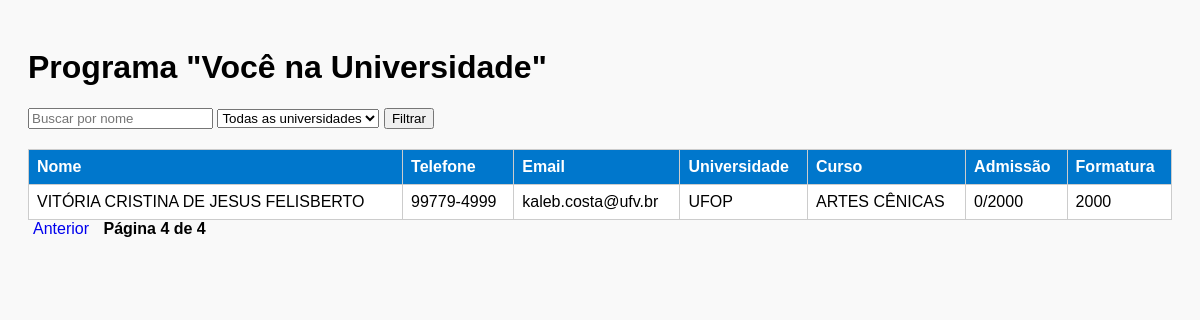
Page /alunos/?page=4&busca=&universidade= on the committed database.
### alunos/models.py (models this page shows, shortened)
class Aluno(models.Model):
    nome = models.CharField(max_length=100)
    telefone = models.CharField(max_length=20)
    cpf = models.CharField(max_length=14, unique=True)
    email = models.EmailField()
    universidade = models.CharField(max_length=100)
    curso = models.CharField(max_length=50)
    mes_admissao = models.CharField(max_length=2, choices=MESES, blank=True, null=True)
    ano_admissao = models.IntegerField(blank=True, null=True)
    mes_formatura = models.CharField(max_length=2, choices=MESES, blank=True, null=True)
    ano_formatura = models.IntegerField(blank=True, null=True)
    status = models.CharField(
        max_length=10,
        choices=STATUS_CHOICES,
        default='ativo'
    )
    justificativa_exclusão = models.TextField(
        blank=True,
        null=True,
        verbose_name="Informe o motivo da exclusão"
    )
    def admissao_formatada(self):
        if self.mes_admissao and self.ano_admissao:
            return f"{self.mes_admissao}/{self.ano_admissao}"
        elif self.ano_admissao:
            return f"{self.ano_admissao}"
        return "-"
    def formatura_formatada(self):
        if self.mes_formatura and self.ano_formatura:
            return f"{self.mes_formatura}/{self.ano_formatura}"
        elif self.ano_formatura:
            return f"{self.ano_formatura}"
        return "-"
    data_exclusao = models.DateField(null=True, blank=True)

### alunos/views.py (the view)
# urls.py: path('alunos/', views.lista_alunos, name='lista_alunos'),
def lista_alunos(request):
    busca = request.GET.get('busca', '')
    universidade = request.GET.get('universidade', '')
    alunos = Aluno.objects.all()
    if busca:
        alunos = alunos.filter(nome__icontains=busca)
    if universidade:
        alunos = alunos.filter(universidade__icontains=universidade)
    paginator = Paginator(alunos.order_by('nome'), 10)  # 10 alunos por página
    page_number = request.GET.get('page')
    page_obj = paginator.get_page(page_number)
    universidades = Aluno.objects.values_list('universidade', flat=True).distinct()
    return render(request, 'alunos/lista_alunos.html', {
        'page_obj': page_obj,
        'busca': busca,
        'universidade': universidade,
        'universidades': universidades
    })

### alunos/templates/alunos/lista_alunos.html (shortened to what this page needs)
<!DOCTYPE html>
<html lang="pt-br">
<head>
</head>
<body>
    <h1>Programa "Você na Universidade"</h1>
    <form method="get">
        <input type="text" name="busca" placeholder="Buscar por nome" value="{{ busca }}">
        <select name="universidade">
            <option value="">Todas as universidades</option>
        </select>
        <button type="submit">Filtrar</button>
    </form>
    <table>
        <thead>
            <tr>
                <th>Nome</th>
                <th>Telefone</th>
                <th>Email</th>
                <th>Universidade</th>
                <th>Curso</th>
                <th>Admissão</th>
                <th>Formatura</th>
            </tr>
        </thead>
        <tbody>
            {% for aluno in page_obj %}
                <tr>
                    <td>{{ aluno.nome|upper }}</td>
                    <td>{{ aluno.telefone }}</td>
                    <td>{{ aluno.email }}</td>
                    <td>{{ aluno.universidade|upper }}</td>
                    <td>{{ aluno.curso|upper }}</td>
                    <td>{{ aluno.admissao_formatada}}</td>
                    <td>{{ aluno.formatura_formatada}}</td>
                </tr>
            {% empty %}
                <tr><td colspan="7">Nenhum aluno encontrado.</td></tr>
            {% endfor %}
        </tbody>
    </table>
    <div class="pagination">
        {% if page_obj.has_previous %}
            <a href="?page={{ page_obj.previous_page_number }}&busca={{ busca }}&universidade={{ universidade }}">Anterior</a>
        {% endif %}
        <strong>Página {{ page_obj.number }} de {{ page_obj.paginator.num_pages }}</strong>
    </div>
</body>
</html>

### alunos/templates/alunos/lista_alunos.html (style rules this page uses)
body { font-family: Arial; padding: 20px; background-color: #f9f9f9; }
table { width: 100%; border-collapse: collapse; background: white; margin-top: 20px; }
th, td { border: 1px solid #ccc; padding: 8px; text-align: left; }
th { background-color: #0077cc; color: white; }
form { margin-bottom: 20px; }
.pagination a, .pagination strong { margin: 0 5px; text-decoration: none; }

### rows in the picture
Aluno: nome "VITÓRIA CRISTINA DE JESUS FELISBERTO", telefone "99779-4999", email "kaleb.costa@ufv.br", universidade "UFOP", curso "ARTES CÊNICAS", admissao_formatada "0/2000", formatura_formatada "2000"

### other values in the picture
{{ page_obj.number }} "4"
{{ page_obj.paginator.num_pages }} "4"
